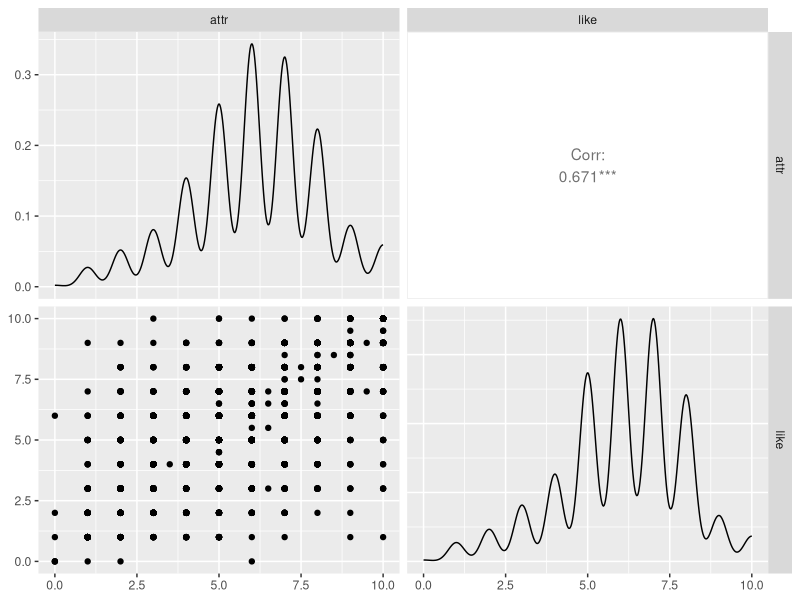

Source code (R):
## ---- chunk 1
knitr::opts_chunk$set(echo = TRUE)

library(tidyverse)
library(broom)
library(modelr)
library(GGally)

speed_dating = read_csv("data/speed-dating.csv")
## ---- chunk 2
ambos_sexos = speed_dating %>%
  select(like, attr, gender) %>%
  na.omit()

modelo_ambos_sexos = lm(like ~ attr,
                        data = ambos_sexos)
ambos_sexos %>%
  select(attr, like) %>%
  ggpairs()

tidy(modelo_ambos_sexos)
glance(modelo_ambos_sexos)
## ---- chunk 3
feminino = ambos_sexos %>%
  filter(gender == 0)

modelo_feminino = lm(like ~ attr,
                     data = feminino)

tidy(modelo_feminino)
glance(modelo_feminino)

masculino = ambos_sexos %>%
  filter(gender == 1)

modelo_masculino = lm(like ~ attr,
                      data = masculino)
tidy(modelo_masculino)
glance(modelo_masculino)

